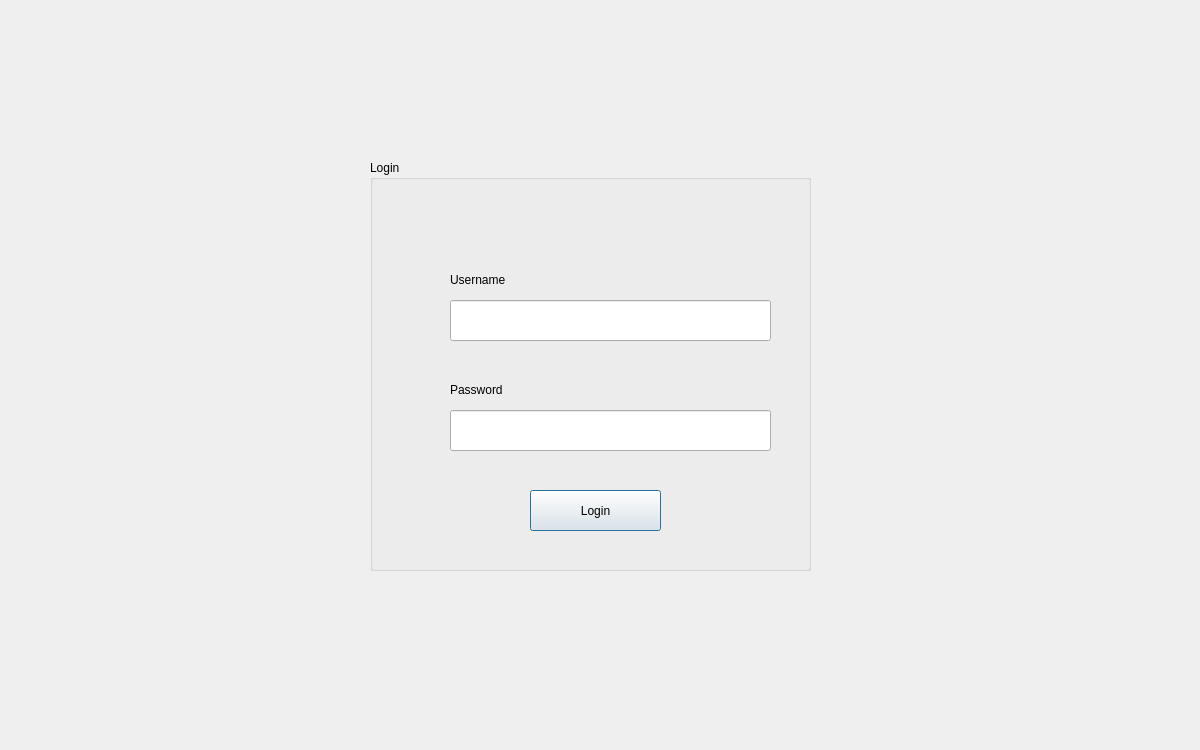
<?xml version="1.0" encoding="UTF-8"?>
<ui version="4.0">
 <class>SignInWindow</class>
 <widget class="QDialog" name="SignInWindow">
  <property name="geometry">
   <rect>
    <x>0</x>
    <y>0</y>
    <width>1200</width>
    <height>750</height>
   </rect>
  </property>
  <property name="windowTitle">
   <string>Dialog</string>
  </property>
  <widget class="QGroupBox" name="groupBox">
   <property name="geometry">
    <rect>
     <x>370</x>
     <y>160</y>
     <width>441</width>
     <height>411</height>
    </rect>
   </property>
   <property name="title">
    <string>Login</string>
   </property>
   <widget class="QLabel" name="username_lable">
    <property name="geometry">
     <rect>
      <x>80</x>
      <y>110</y>
      <width>71</width>
      <height>20</height>
     </rect>
    </property>
    <property name="text">
     <string>Username</string>
    </property>
   </widget>
   <widget class="QLabel" name="Password_label">
    <property name="geometry">
     <rect>
      <x>80</x>
      <y>220</y>
      <width>63</width>
      <height>20</height>
     </rect>
    </property>
    <property name="text">
     <string>Password</string>
    </property>
   </widget>
   <widget class="QLineEdit" name="username_lineEdit">
    <property name="geometry">
     <rect>
      <x>80</x>
      <y>140</y>
      <width>321</width>
      <height>41</height>
     </rect>
    </property>
   </widget>
   <widget class="QLineEdit" name="password_lineEdit">
    <property name="geometry">
     <rect>
      <x>80</x>
      <y>250</y>
      <width>321</width>
      <height>41</height>
     </rect>
    </property>
   </widget>
   <widget class="QPushButton" name="login_button">
    <property name="geometry">
     <rect>
      <x>160</x>
      <y>330</y>
      <width>131</width>
      <height>41</height>
     </rect>
    </property>
    <property name="text">
     <string>Login</string>
    </property>
   </widget>
  </widget>
 </widget>
 <resources/>
 <connections/>
</ui>
